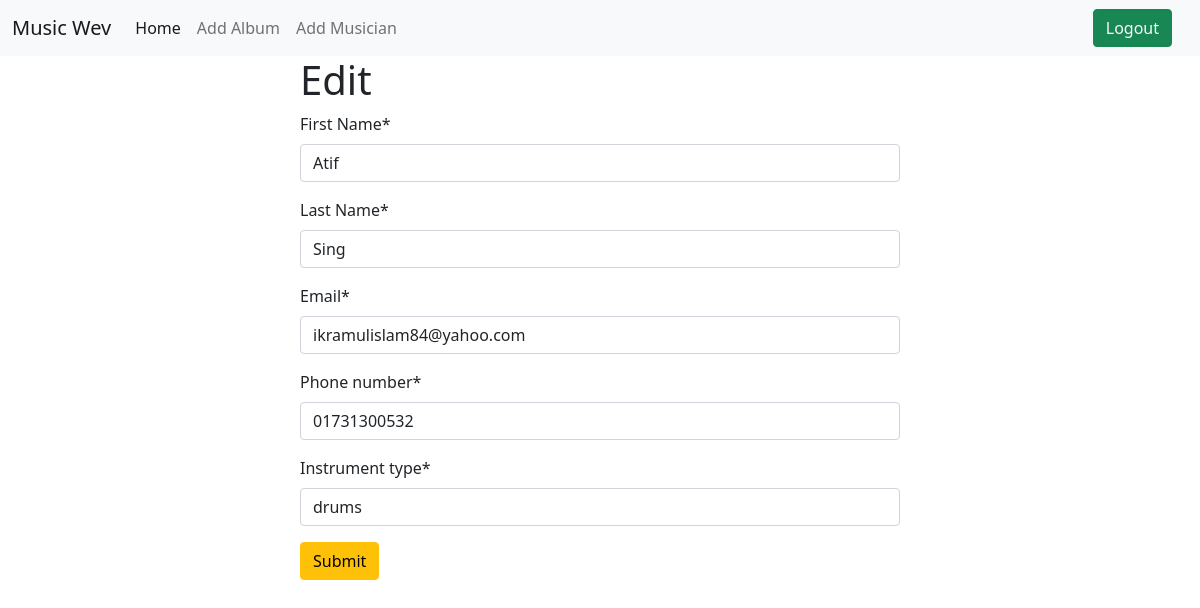
The app's page /editMusician/11 (signed in) with its own data.
### musician/models.py (models this page shows, shortened)
class musician_model(models.Model):
    first_Name = models.CharField(max_length=50)
    last_Name = models.CharField(max_length=50)
    email = models.EmailField(max_length=254)
    phone_number = models.CharField(max_length=12)
    instrument_type = models.CharField(max_length=100)

### musiciansdirectory/views.py (the view)
# urls.py: path('editMusician/<int:id>', views.MusicianClassView.as_view(), name='edit_post_musicain'),
@method_decorator(login_required, name= 'dispatch')
class MusicianClassView(generic.UpdateView):
    model = musician_model
    form_class = MusicainForm
    template_name = 'edit.html'
    pk_url_kwarg ='id'
    success_url = reverse_lazy('homepage')

### musician/forms.py
class MusicainForm(forms.ModelForm):
    class Meta:
        model = musician_model
        fields = '__all__'

### templates/edit.html (shortened to what this page needs)
{% extends 'base.html' %}
{%  load crispy_forms_tags %}
{% block content %}
<form style="width:50% ; margin : auto" method="post">
    <h1>Edit</h1>
    {{form | crispy}}
<button class="btn btn-warning">Submit</button>
</form>
{% endblock %}

### records on screen
musician_model: first_Name "Atif", last_Name "Sing", email "ikramulislam84@yahoo.com", phone_number "01731300532", instrument_type "drums"
